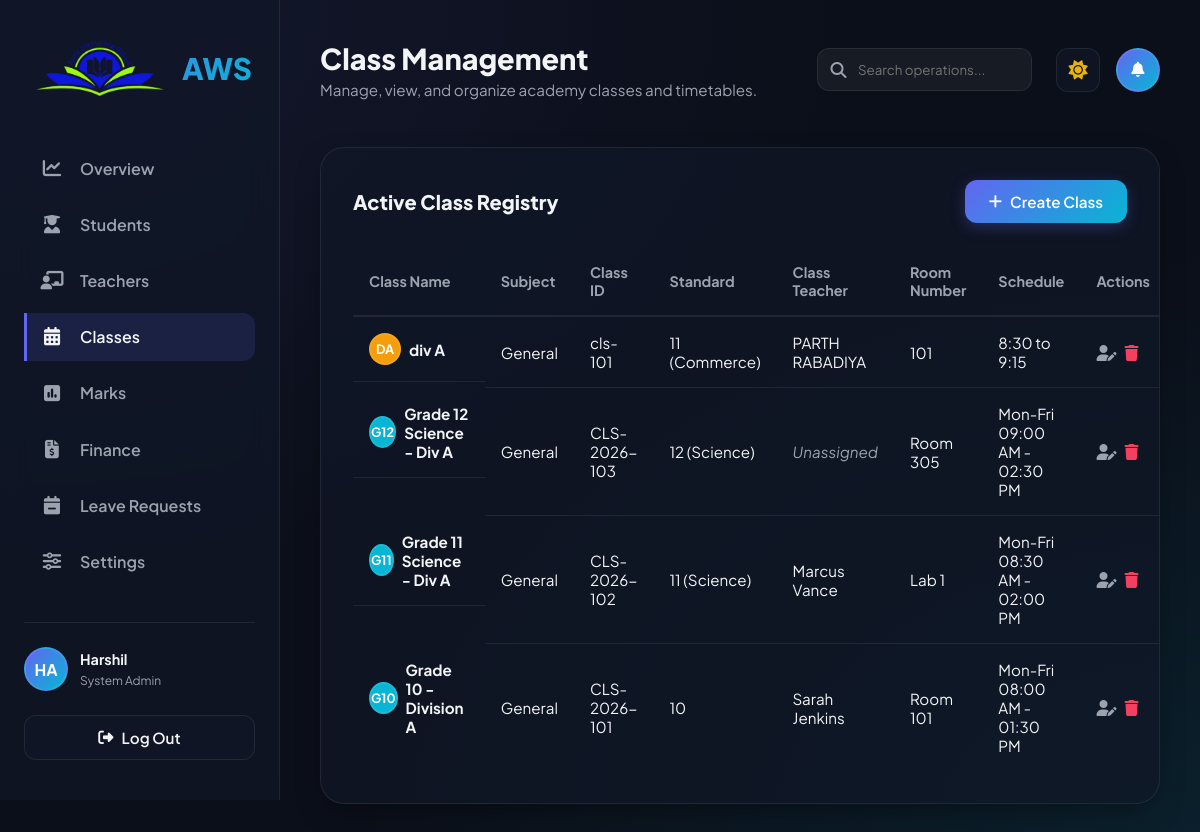
Screenshot of /class.php (signed in) with the database file from the repository.
### tables this page shows
CREATE TABLE `classes` (
  `id` int(11) NOT NULL AUTO_INCREMENT,
  `class_id` varchar(50) NOT NULL,
  `class_name` varchar(100) NOT NULL,
  `subject` varchar(100) NOT NULL DEFAULT 'General',
  `standard` varchar(50) NOT NULL,
  `teacher_id` varchar(50) DEFAULT NULL,
  `room_number` varchar(50) NOT NULL,
  `schedule` varchar(100) NOT NULL,
  `created_at` timestamp NOT NULL DEFAULT current_timestamp(),
  PRIMARY KEY (`id`),
  UNIQUE KEY `class_id` (`class_id`)
);

CREATE TABLE `teachers` (
  `id` int(11) NOT NULL AUTO_INCREMENT,
  `teacher_id` varchar(50) NOT NULL,
  `first_name` varchar(100) NOT NULL,
  `last_name` varchar(100) NOT NULL,
  `email` varchar(100) NOT NULL,
  `password` varchar(255) NOT NULL DEFAULT 'teacher123',
  `mobile_number` varchar(20) NOT NULL,
  `specialization` varchar(100) NOT NULL,
  `status` varchar(20) DEFAULT 'Active',
  `created_at` timestamp NOT NULL DEFAULT current_timestamp(),
  `standard` varchar(50) NOT NULL DEFAULT '10',
  PRIMARY KEY (`id`),
  UNIQUE KEY `teacher_id` (`teacher_id`)
);

### class.php (the view, shortened to what this page needs)
<?php
require_once 'admin_header.php';
require_once 'admin_sidebar.php';
require_once 'admin_top_panel.php';
?>
<div id="classes-section" style="display: block;">
    <div class="table-container">
        <div class="table-header-row">
            <h4>Active Class Registry</h4>
            <button class="btn btn-primary" id="create-class-btn">
                <i class="fa-solid fa-plus"></i> Create Class
            </button>
        </div>
        <table class="students-table">
            <thead>
                <tr>
                    <th>Class Name</th>
                    <th>Subject</th>
                    <th>Class ID</th>
                    <th>Standard</th>
                    <th>Class Teacher</th>
                    <th>Room Number</th>
                    <th>Schedule</th>
                    <th>Actions</th>
                </tr>
            </thead>
            <tbody id="classes-table-body">
                <?php
                $sql_c_select = "SELECT c.*, t.first_name, t.last_name FROM `classes` c LEFT JOIN `teachers` t ON c.teacher_id = t.teacher_id ORDER BY c.id DESC";
                $res_c = $conn->query($sql_c_select);
                if ($res_c && $res_c->num_rows > 0) {
                    while ($row_c = $res_c->fetch_assoc()) {
                        $cName = htmlspecialchars($row_c['class_name']);
                        $cSubject = htmlspecialchars($row_c['subject']);
                        $cId = htmlspecialchars($row_c['class_id']);
                        $cStandard = htmlspecialchars($row_c['standard']);
                        $cRoom = htmlspecialchars($row_c['room_number']);
                        $cSchedule = htmlspecialchars($row_c['schedule']);
                        $words = explode(' ', preg_replace('/[^A-Za-z0-9 ]/', '', $cName));
                        $cInitials = '';
                        foreach ($words as $w) {
                            if (strlen($w) > 0) {
                                if (is_numeric($w)) {
                                    $cInitials .= $w;
                                } else {
                                    $cInitials .= strtoupper($w[0]);
                                }
                            }
                        }
                        $cInitials = substr($cInitials, 0, 3);
                        if (!empty($row_c['first_name'])) {
                            $tName = htmlspecialchars($row_c['first_name'] . ' ' . $row_c['last_name']);
                        } else {
                            $tName = '<span style="color: var(--text-muted); font-style: italic;">Unassigned</span>';
                        }
                        $cColorChoices = ['#10b981', '#3b82f6', '#f59e0b', '#ef4444', '#8b5cf6', '#06b6d4'];
                        $cAvatarBg = $cColorChoices[ord(strtoupper($cName[0] ?? 'A')) % count($cColorChoices)];
                        echo '<tr id="crow-' . $cId . '">';
                        echo '<td style="font-weight: 700; display: flex; align-items: center; gap: 0.5rem;">';
                        echo '<div class="admin-avatar" style="width: 32px; height: 32px; font-size: 0.8rem; background: ' . $cAvatarBg . ';">' . $cInitials . '</div>';
                        echo $cName;
                        echo '</td>';
                        echo '<td>' . $cSubject . '</td>';
                        echo '<td>' . $cId . '</td>';
                        echo '<td>' . $cStandard . '</td>';
                        echo '<td>' . $tName . '</td>';
                        echo '<td>' . $cRoom . '</td>';
                        echo '<td>' . $cSchedule . '</td>';
                        echo '<td>';
                        echo '<button class="action-icon-btn edit-class-btn" data-id="' . $cId . '" title="Edit Class"><i class="fa-solid fa-user-pen"></i></button>';
                        echo '<button class="action-icon-btn delete-class-btn" data-id="' . $cId . '" title="Delete Class" style="color: var(--accent);"><i class="fa-solid fa-trash"></i></button>';
                        echo '</td>';
                        echo '</tr>';
                    }
                } else {
                    echo '<tr><td colspan="8" style="text-align: center; padding: 2rem; color: var(--text-muted);">No classes registered in the database directory yet.</td></tr>';
                }
                ?>
            </tbody>
        </table>
    </div>
</div>
<?php
require_once 'admin_footer.php';
?>

### style.css (style rules this page uses)
:root { --primary: #6366f1; --primary-glow: rgba(99, 102, 241, 0.15); --secondary: #06b6d4; --accent: #f43f5e; --bg-main: #0b0f19; --bg-grid: rgba(255, 255, 255, 0.02); --card-bg: rgba(17, 24, 39, 0.7); --card-border: rgba(255, 255, 255, 0.08); --text-main: #f3f4f6; --text-muted: #9ca3af; --text-inverse: #0b0f19; --shadow: 0 10px 30px -10px rgba(0, 0, 0, 0.5); --glass-blur: 16px; --input-bg: rgba(255, 255, 255, 0.05); --swal-bg: #111827; }
* { margin: 0; padding: 0; box-sizing: border-box; font-family: 'Plus Jakarta Sans', sans-serif; transition: background-color 0.3s ease, border-color 0.3s ease, color 0.3s ease; }
html { scroll-behavior: smooth; }
body { background-color: var(--bg-main); color: var(--text-main); overflow-x: hidden; min-height: 100vh; background-image: radial-gradient(at 0% 0%, rgba(99, 102, 241, 0.1) 0px, transparent 50%), radial-gradient(at 100% 100%, rgba(6, 182, 212, 0.1) 0px, transparent 50%); background-attachment: fixed; }
.btn { display: inline-flex; align-items: center; justify-content: center; padding: 0.75rem 1.5rem; border-radius: 12px; font-weight: 600; font-size: 0.95rem; cursor: pointer; text-decoration: none; gap: 0.5rem; transition: all 0.3s cubic-bezier(0.4, 0, 0.2, 1); }
.btn-primary { background: linear-gradient(135deg, var(--primary), var(--secondary)); color: #ffffff; border: none; box-shadow: 0 4px 15px rgba(99, 102, 241, 0.3); }

### admin_header.php (style rules this page uses)
.admin-avatar { width: 44px; height: 44px; border-radius: 50%; background: linear-gradient(135deg, var(--primary), var(--secondary)); display: flex; align-items: center; justify-content: center; color: #ffffff; font-weight: 700; border: 2px solid var(--card-border); }
.table-container { background: var(--card-bg); border: 1px solid var(--card-border); border-radius: 24px; padding: 2rem; box-shadow: var(--shadow); margin-top: 1rem; overflow-x: auto; }
.table-header-row { display: flex; justify-content: space-between; align-items: center; margin-bottom: 1.5rem; }
.table-header-row h4 { font-size: 1.25rem; font-weight: 800; }
.students-table { width: 100%; border-collapse: collapse; text-align: left; }
.students-table th { padding: 1rem; border-bottom: 2px solid var(--card-border); color: var(--text-muted); font-weight: 700; font-size: 0.9rem; }
.students-table td { padding: 1rem; border-bottom: 1px solid var(--card-border); font-size: 0.95rem; }
.students-table tr:last-child td { border-bottom: none; }
.action-icon-btn { background: none; border: none; color: var(--text-muted); cursor: pointer; font-size: 1rem; transition: color 0.3s ease; margin-right: 0.5rem; }

### rows the page displays
classes: cInitials "DA", class_name "div A", subject "General", class "cls-101", standard "11 (Commerce)", teachers.first_name+last_name "PARTH RABADIYA", room_number "101", schedule "8:30 to 9:15"
classes: cInitials "G12", class_name "Grade 12 Science - Div A", subject "General", class "CLS-2026-103", standard "12 (Science)", shows "Unassigned", room_number "Room 305", schedule "Mon-Fri 09:00 AM - 02:30 PM"
classes: cInitials "G11", class_name "Grade 11 Science - Div A", subject "General", class "CLS-2026-102", standard "11 (Science)", teachers.first_name+last_name "Marcus Vance", room_number "Lab 1", schedule "Mon-Fri 08:30 AM - 02:00 PM"
classes: cInitials "G10", class_name "Grade 10 - Division A", subject "General", class "CLS-2026-101", standard "10", teachers.first_name+last_name "Sarah Jenkins", room_number "Room 101", schedule "Mon-Fri 08:00 AM - 01:30 PM"

### other values shown
$school_name "AWS"
$sidebar_admin_initials "HA"
$sidebar_admin_name "Harshil"
$sidebar_admin_role "System Admin"
$page_title "Class Management"
$page_subtitle "Manage, view, and organize academy classes and timetables."
